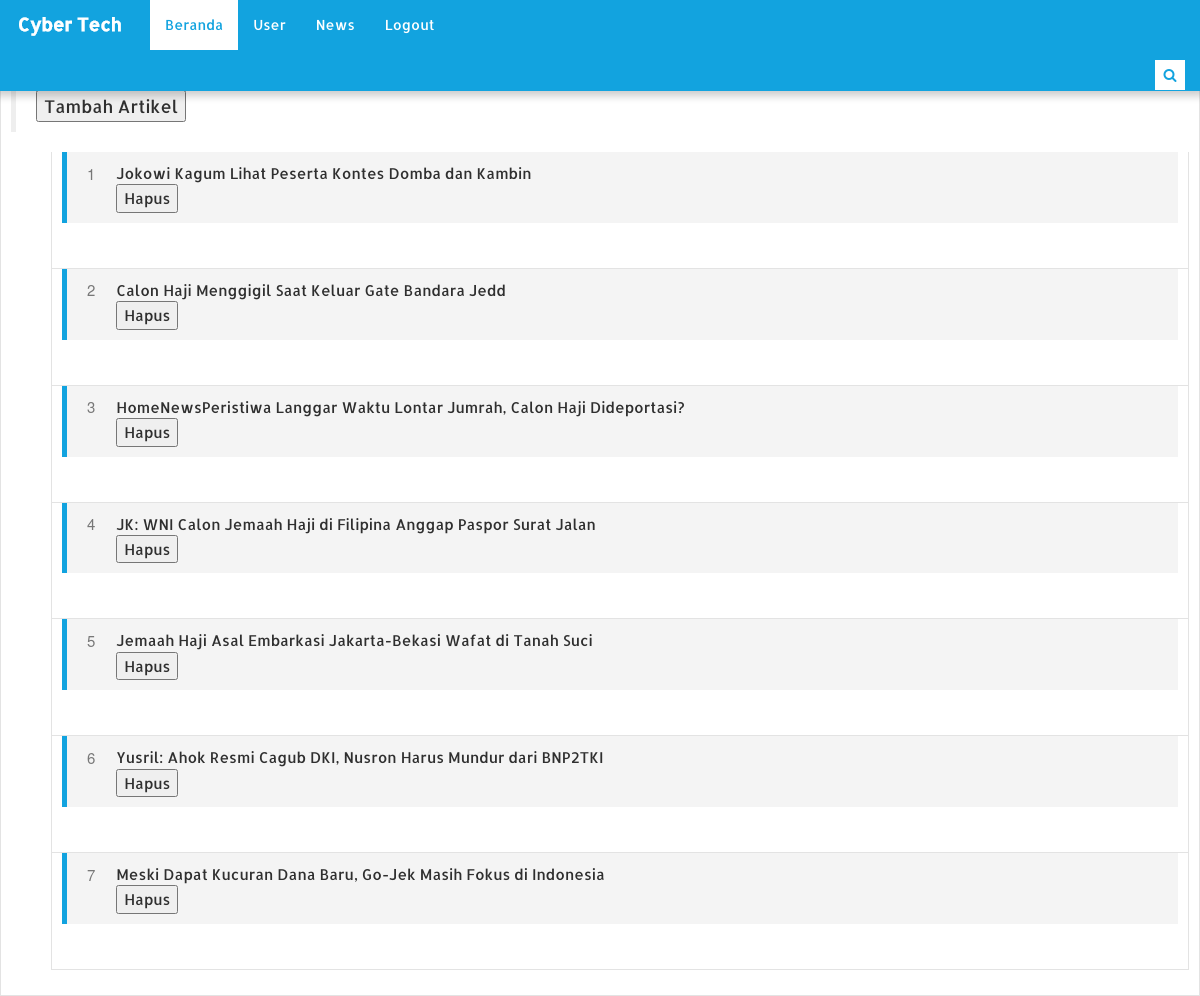
The page /admin/news (signed in) on the database its author committed.
### tables this page shows
CREATE TABLE `artikels` (
  `id` int(11) NOT NULL,
  `artikel_title` varchar(100) NOT NULL,
  `artikel_content` text NOT NULL,
  `author` varchar(30) NOT NULL,
  `id_author` int(15) NOT NULL,
  `link` varchar(50) NOT NULL,
  `artikel_hit` int(11) NOT NULL,
  `foto` varchar(40) NOT NULL,
  `file` varchar(60) NOT NULL,
  `time_record` varchar(30) NOT NULL
);

### models/load_class.php (called while the page is built, shortened)
<?php
require_once('connect.php');
function autoload($class)
{
	$namaFile = $class.'.php';
}
try
{
	$artikel = new artikel_model($db);
}
catch(Exception $e)
{
	die('salah');
}
?>

### models/artikel_model.php (called while the page is built, shortened)
<?php
	class artikel_model
	{
		private $db;
		public function __construct($database)
		{
			$this->db = $database;
		}
		public function getArtikelAuthor()
		{
			$query = $this->db->prepare("SELECT * FROM `artikels` WHERE id_author = '$_SESSION[id]'");
			try
			{
				$query->execute();
			}
			catch(PDOexception $e)
			{
				die($e->getMessage);
			}
			return $query->fetchAll(PDO::FETCH_ASSOC);
		}
	}
?>

### admin/views/news.php (the view, shortened to what this page needs)
<?php
if (isset($method)):
	switch ($method)
	{
		case '':
			echo'
			<br><br><br><br>
			<div class="middle_content">
			<blockquote><button><a href="'.adm.'news/tambah">Tambah Artikel</a></button></blockquote>
			<ol>
			';
			$no = 1;
			$artikeluser = $artikel->getArtikelAuthor();
			foreach ($artikeluser as $artikeluser)
			{
				echo'
				<div class="middle_content">
          			<div class="single_page_area">
            		    <div class="single_content">
               				<blockquote><table>
				<tr>
					<td>'.$no++.'&nbsp&nbsp&nbsp&nbsp&nbsp</td>
					<td><a href="'.adm.'artikel/view/'.$artikeluser['id'].'">'.$artikeluser['artikel_title'].'</td>
				</tr>
				<tr>
					<td></td><td><button><a href=\'javascript: hapusAlert("'.$artikeluser['id'].'");\'> Hapus </a></button></td>
				</tr>
				</table>
					</blockquote>
           			 	</div>
         		 	</div>
       			 </div>
				';
			}
			echo '
			</ol>'
		;
		break;
	}
?>
<?php
	endif;
?>

### assets/css/theme.css (style rules this page uses)
.single_content blockquote { border-left:5px solid #12a3df }

### assets/css/style.css (style rules this page uses)
body { background-color:#fff; color:#333; overflow-x:hidden !important }
a { text-decoration:none; color:#2f2f2f; font-family:'Allerta',Helvetica,Arial,sans-serif }
.middle_content { border-bottom:1px solid #e3e3e3; border-left:1px solid #e3e3e3; border-right:1px solid #e3e3e3; display:inline; float:left; padding-bottom:25px; padding-left:10px; padding-right:10px; width:100% }
.single_page_area { float:left; display:inline; width:100% }
.single_content { float:left; display:inline; width:100% }
.single_content blockquote { background-color:#f4f4f4; color:#777; font-size:15px }

### rows shown on the page
artikels: artikel_title "Jokowi Kagum Lihat Peserta Kontes Domba dan Kambin"
artikels: artikel_title "Calon Haji Menggigil Saat Keluar Gate Bandara Jedd"
artikels: artikel_title "HomeNewsPeristiwa Langgar Waktu Lontar Jumrah, Calon Haji Dideportasi?"
artikels: artikel_title "JK: WNI Calon Jemaah Haji di Filipina Anggap Paspor Surat Jalan"
artikels: artikel_title "Jemaah Haji Asal Embarkasi Jakarta-Bekasi Wafat di Tanah Suci"
artikels: artikel_title "Yusril: Ahok Resmi Cagub DKI, Nusron Harus Mundur dari BNP2TKI"
artikels: artikel_title "Meski Dapat Kucuran Dana Baru, Go-Jek Masih Fokus di Indonesia"
